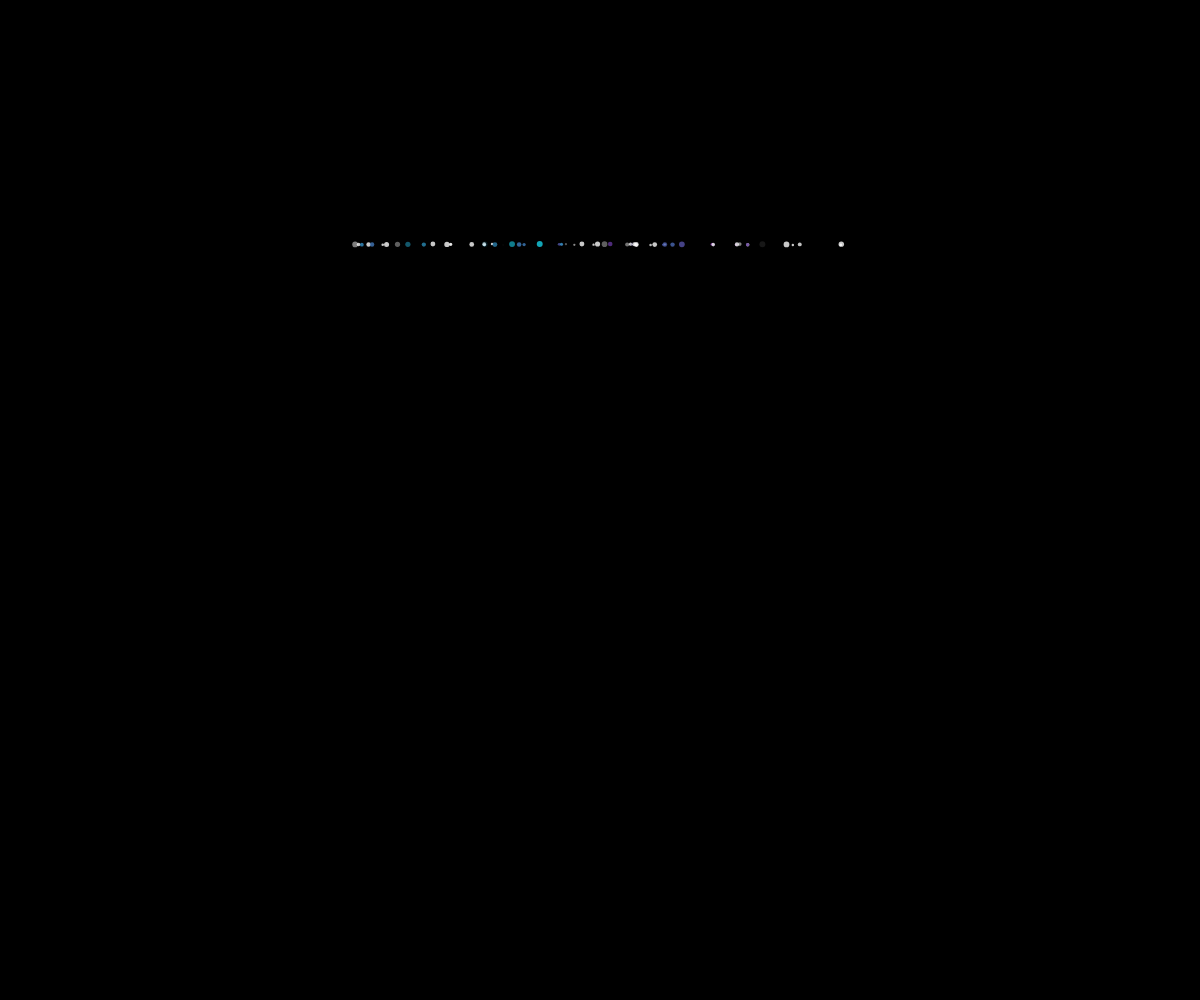
Frame 1 (no input)
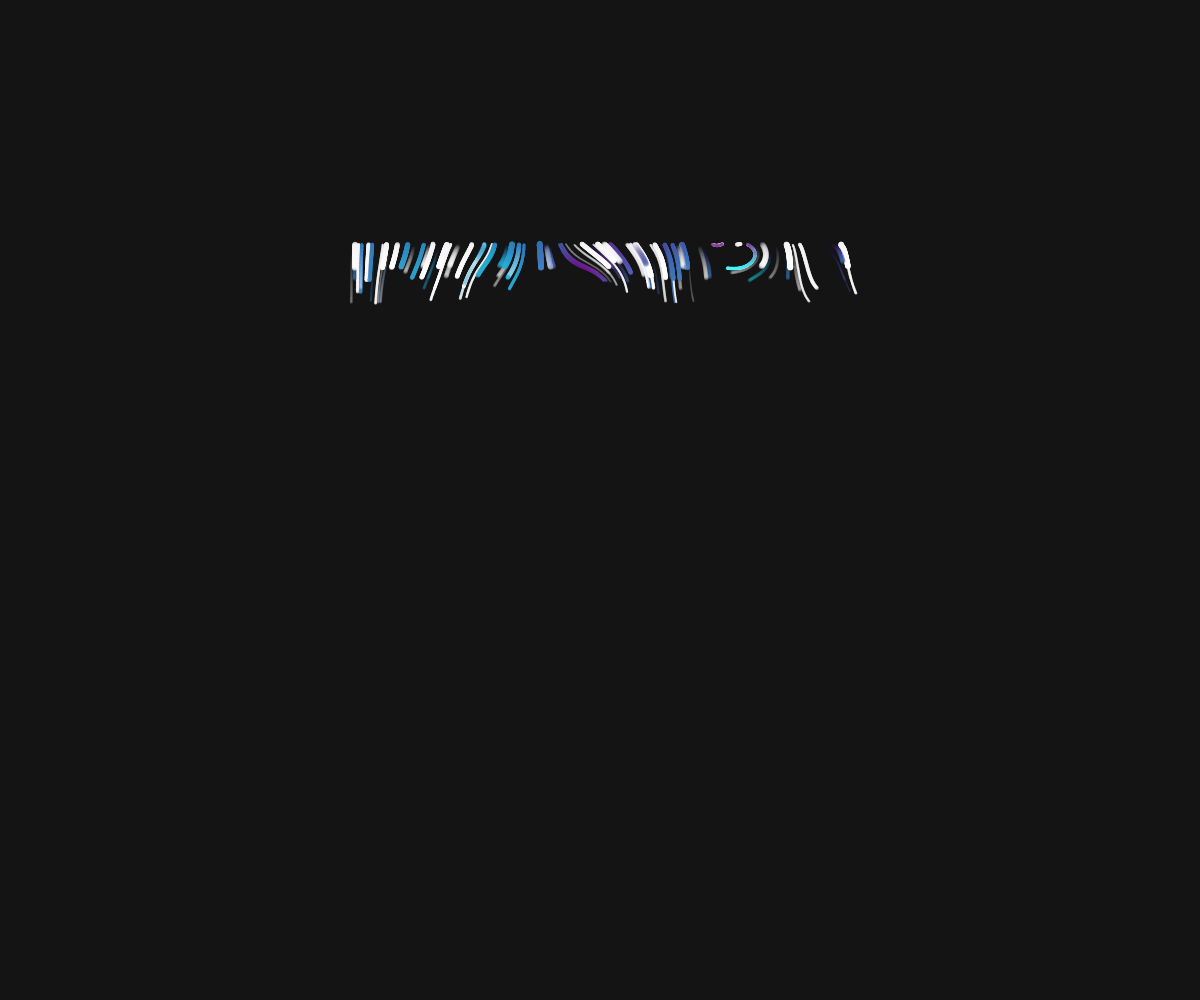
Frame 60 (no input)
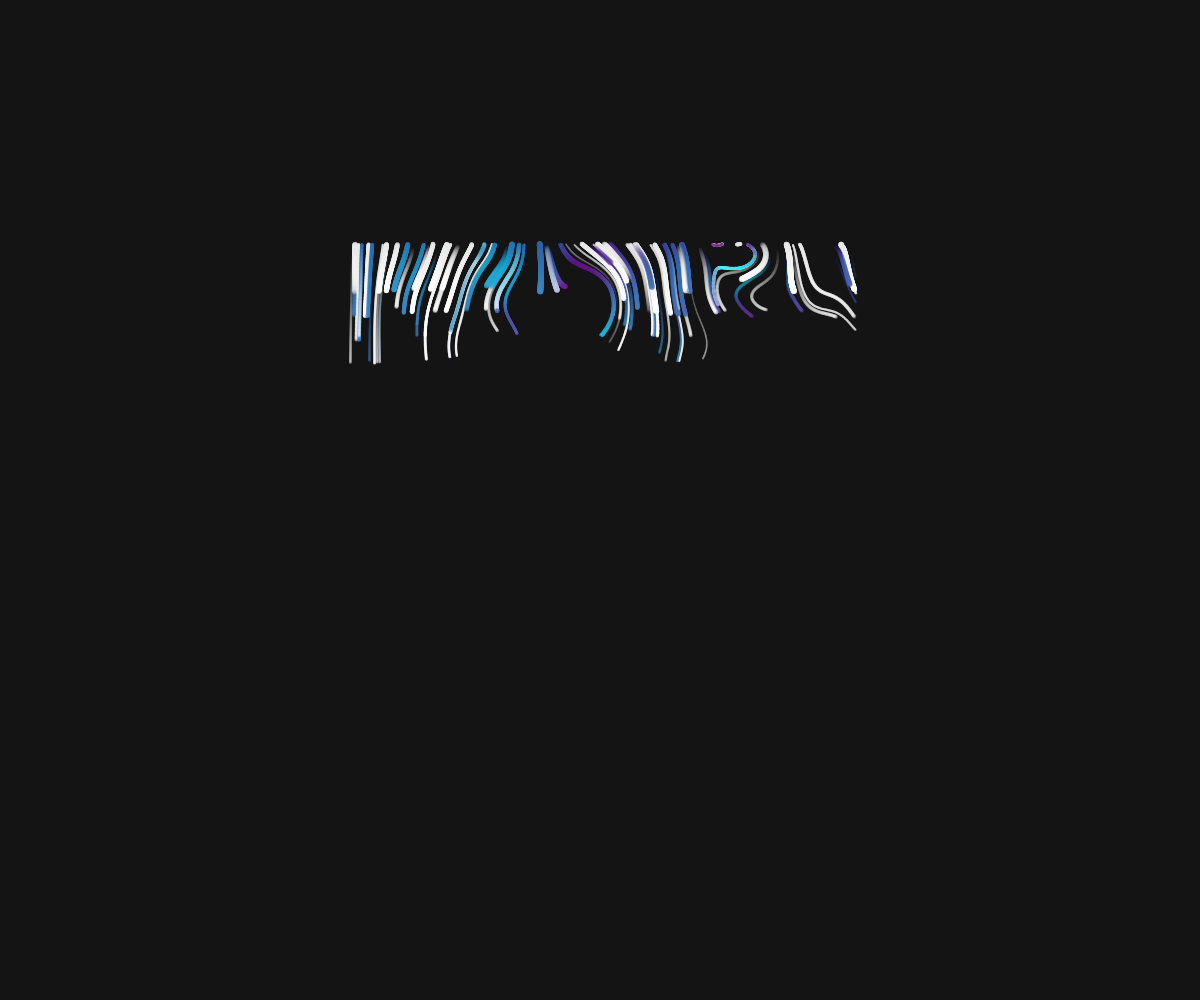
Frame 120 (the mouse pressed at the canvas centre since frame 60)

The p5.js sketch that drew these frames (run headless with seeded random() and noise() and a simulated clock; from frame 60 on, the mouse is pressed at the canvas centre):

// p5.js sketch
// ── sketch.js
let seed = "openprocessing";
let nums;
let maxLife = 20;
let noiseScale = 400;
let	simulationSpeed = 0.2;
let fadeFrame = 0;

let padding_top = 100;
let padding_side = 100;
let inner_square = 512;

let particles = [];
let backgroundColor;
let color_from;
let color_to;

function setup(){
	randomSeed(seed);
	noiseSeed(seed);
	nums = 100;
	
	backgroundColor = color(20, 20, 20);
	color_from = color('purple');
	color_to = color('cyan');
	
	createCanvas(windowWidth, windowHeight);
	background(backgroundColor);
	
	noStroke();
	smooth();
	
	padding_top = (height - inner_square)/2;
	padding_side = (width - inner_square)/2;
	
	for(let i = 0; i < nums; i++){
		let p = new Particle();
		p.pos.x = random(padding_side, width-padding_side);
		p.pos.y = padding_top;
		particles[i] = p;
	}
	
	background(color(0));
	fill(color(0,0,200));
}

function draw(){
	
	++fadeFrame;
	if(fadeFrame % 5 == 0){
		
		blendMode(DIFFERENCE);
		fill(1, 1, 1);
		rect(0,0,width,height);

		blendMode(LIGHTEST);
		fill(backgroundColor);
		rect(0,0,width,height);
	}
	
	blendMode(BLEND);
	
	for(let i = 0; i < nums; i++){
		let iterations = map(i,0,nums,5,1);
		let radius = map(i,0,nums,2,6);
		
		particles[i].move(iterations);
		particles[i].checkEdge();
		
		let alpha = 200;
		
		let particle_heading = particles[i].vel.heading()/PI;
		if(particle_heading < 0){
				particle_heading *= -1;
		}
		let particle_color = lerpColor(particles[i].color1, particles[i].color2, particle_heading);
		
		let fade_ratio;
		fade_ratio = min(particles[i].life * 5 / maxLife, 1);
		fade_ratio = min((maxLife - particles[i].life) * 5 / maxLife, fade_ratio);

		fill(red(particle_color), green(particle_color), blue(particle_color), alpha * fade_ratio);
		particles[i].display(radius);
	} 
}

function Particle(){
	this.vel = createVector(0, 0);
	this.pos = createVector(random(0, width), random(0, height));
	this.life = random(0, maxLife);
	this.flip = int(random(0,2)) * 2 - 1;
	this.color1 = this.color2 = color('white');
	
	if(int(random(3)) == 1){
		this.color1 = color_from;
		this.color2 = color_to;
	}
	

	this.move = function(iterations){
		if((this.life -= 0.01666) < 0)
			this.respawnTop();
		while(iterations > 0){
			
			let transition = map(this.pos.x, padding_side, width-padding_side, 0, 1);
			let angle = noise(this.pos.x/noiseScale, this.pos.y/noiseScale)*transition*TWO_PI*noiseScale;

			this.vel.x = cos(angle);
			this.vel.y = sin(angle);
			this.vel.mult(simulationSpeed);
			this.pos.add(this.vel);
			--iterations;
		}
	}

	this.checkEdge = function(){
		if(this.pos.x > width - padding_side
		|| this.pos.x < padding_side
		|| this.pos.y > height - padding_top
		|| this.pos.y < padding_top){
			this.respawnTop();
		}
	}
	
	this.respawn = function(){
		this.pos.x = random(0, width);
		this.pos.y = random(0, height);
		this.life = maxLife;
	}
	
	this.respawnTop = function() {
		this.pos.x = random(padding_side, width-padding_side);
		this.pos.y = padding_top;
		this.life = maxLife;
	
	}

	this.display = function(r){
		ellipse(this.pos.x, this.pos.y, r, r);
	}
}
